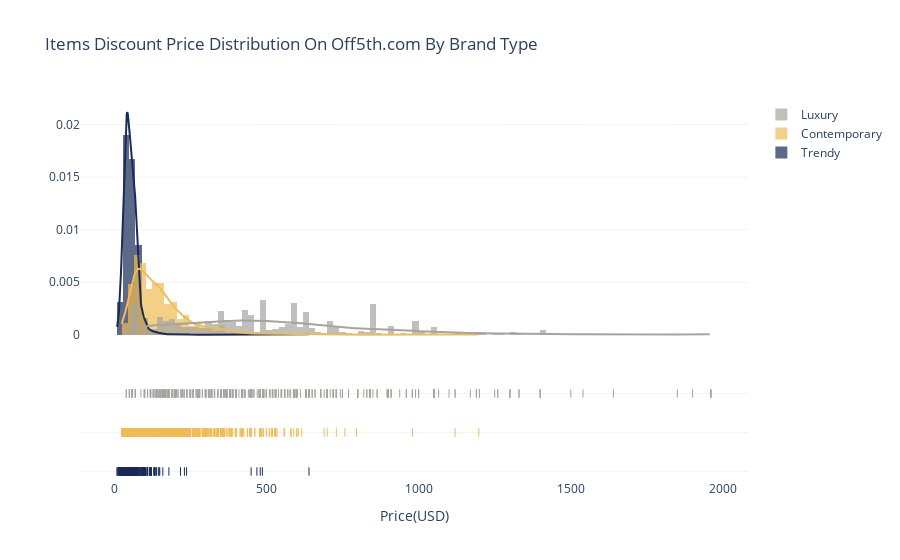

The code cell stored with this chart in its notebook:
### Code cell
import plotly.figure_factory as ff

contemporary = off5th_full.loc[off5th_full['brand_positioning']=='Contemporary']['discount_price']
trendy = off5th_full.loc[off5th_full['brand_positioning']=='Trendy']['discount_price']
luxury = off5th_full.loc[off5th_full['brand_positioning']=='Luxury']['discount_price']

hist_data = [trendy, contemporary, luxury]
group_labels = ['Trendy', 'Contemporary', 'Luxury']
colors = ['rgb(25, 43, 87)', 'rgb(240, 188, 84)', 'rgb(166, 164, 161)']

fig = ff.create_distplot(hist_data, group_labels, bin_size=20, colors= colors)
fig.update_layout(title_text='Items Discount Price Distribution On Off5th.com By Brand Type',plot_bgcolor='rgb(256, 256, 256)')
fig.update_xaxes(title_text = "Price(USD)") 
fig.update_yaxes(showgrid=True, gridwidth=0.5, gridcolor='rgb(230, 230, 230)')

fig.show()

### Figure 1 — Plotly figure (JSON) as saved in the notebook; plotly's stock layout.template omitted (floating-point values rounded to 4 significant figures; data arrays with more than 128 entries replaced by an {"elided": "..."} marker saying what was removed)
{"data": [{"autobinx": false, "histnorm": "probability density", "legendgroup": "Trendy", "marker": {"color": "rgb(25, 43, 87)"}, "name": "Trendy", "opacity": 0.7, "type": "histogram", "x": {"elided": "1546 float values"}, "xaxis": "x", "xbins": {"end": 640.0, "size": 20, "start": 9.99}, "yaxis": "y"}, {"autobinx": false, "histnorm": "probability density", "legendgroup": "Contemporary", "marker": {"color": "rgb(240, 188, 84)"}, "name": "Contemporary", "opacity": 0.7, "type": "histogram", "x": {"elided": "2849 float values"}, "xaxis": "x", "xbins": {"end": 1198.0, "size": 20, "start": 24.99}, "yaxis": "y"}, {"autobinx": false, "histnorm": "probability density", "legendgroup": "Luxury", "marker": {"color": "rgb(166, 164, 161)"}, "name": "Luxury", "opacity": 0.7, "type": "histogram", "x": {"elided": "716 float values"}, "xaxis": "x", "xbins": {"end": 1960.0, "size": 20, "start": 39.99}, "yaxis": "y"}, {"legendgroup": "Trendy", "marker": {"color": "rgb(25, 43, 87)"}, "mode": "lines", "name": "Trendy", "showlegend": false, "type": "scatter", "x": {"elided": "500 float values"}, "xaxis": "x", "y": {"elided": "500 float values"}, "yaxis": "y"}, {"legendgroup": "Contemporary", "marker": {"color": "rgb(240, 188, 84)"}, "mode": "lines", "name": "Contemporary", "showlegend": false, "type": "scatter", "x": {"elided": "500 float values"}, "xaxis": "x", "y": {"elided": "500 float values"}, "yaxis": "y"}, {"legendgroup": "Luxury", "marker": {"color": "rgb(166, 164, 161)"}, "mode": "lines", "name": "Luxury", "showlegend": false, "type": "scatter", "x": {"elided": "500 float values"}, "xaxis": "x", "y": {"elided": "500 float values"}, "yaxis": "y"}, {"legendgroup": "Trendy", "marker": {"color": "rgb(25, 43, 87)", "symbol": "line-ns-open"}, "mode": "markers", "name": "Trendy", "showlegend": false, "type": "scatter", "x": {"elided": "1546 float values"}, "xaxis": "x", "y": {"elided": "1546 str values"}, "yaxis": "y2"}, {"legendgroup": "Contemporary", "marker": {"color": "rgb(240, 188, 84)", "symbol": "line-ns-open"}, "mode": "markers", "name": "Contemporary", "showlegend": false, "type": "scatter", "x": {"elided": "2849 float values"}, "xaxis": "x", "y": {"elided": "2849 str values"}, "yaxis": "y2"}, {"legendgroup": "Luxury", "marker": {"color": "rgb(166, 164, 161)", "symbol": "line-ns-open"}, "mode": "markers", "name": "Luxury", "showlegend": false, "type": "scatter", "x": {"elided": "716 float values"}, "xaxis": "x", "y": {"elided": "716 str values"}, "yaxis": "y2"}], "layout": {"barmode": "overlay", "hovermode": "closest", "legend": {"traceorder": "reversed"}, "plot_bgcolor": "rgb(256, 256, 256)", "title": {"text": "Items Discount Price Distribution On Off5th.com By Brand Type"}, "xaxis": {"anchor": "y2", "domain": [0, 1], "title": {"text": "Price(USD)"}, "zeroline": false}, "yaxis": {"anchor": "free", "domain": [0.35, 1], "gridcolor": "rgb(230, 230, 230)", "gridwidth": 0.5, "position": 0, "showgrid": true}, "yaxis2": {"anchor": "x", "domain": [0, 0.25], "dtick": 1, "gridcolor": "rgb(230, 230, 230)", "gridwidth": 0.5, "showgrid": true, "showticklabels": false}}}
